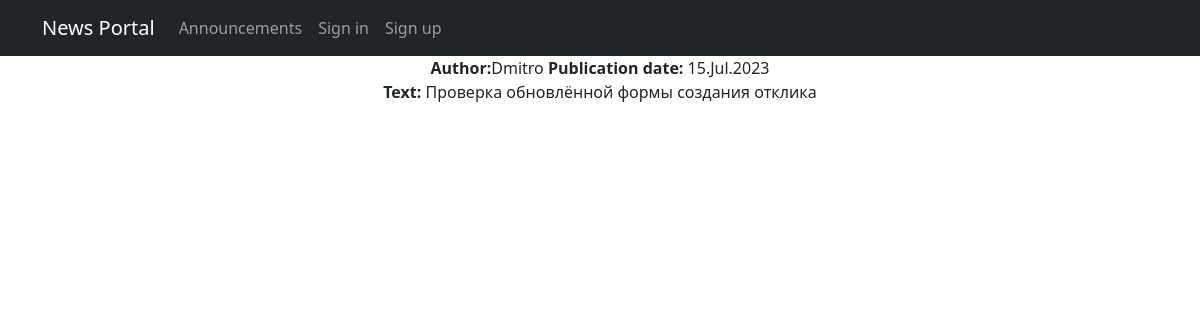
Screenshot of /announcements/response/3 with the database file from the repository.
### board/models.py (models this page shows, shortened)
class Response(models.Model):
    response_post = models.ForeignKey(Announcement, related_name='response', on_delete=models.CASCADE)
    response_user = models.ForeignKey(User, on_delete=models.CASCADE)
    text = models.TextField()
    time_add = models.DateTimeField(auto_now_add=True)
    status = models.BooleanField(default=False)

### board/views.py (the view)
# urls.py: path('response/<int:pk>', ResponseDetail.as_view(), name='response_detail'),
class ResponseDetail(DetailView):
    template_name = 'response_detail.html'
    context_object_name = 'response'
    queryset = Response.objects.all()
    def get_object(self, *args, **kwargs):  # переопределяем метод получения объекта
        self.obj = super().get_object(queryset=self.queryset)
        self.post = self.obj.response_post
        return self.obj
    def get_context_data(self, **kwargs):
        context = super().get_context_data(**kwargs)
        context['is_author'] = self.request.user == self.post.author
        return context

### board/templatetags/custom_filters.py (called while the page is built)
@register.filter()
def censor(text):
    try:
        str(text)
        word_list = text.split()
        for swear in SWEAR_WORDS:
            for i, word in enumerate(word_list):
                if swear[1:] in word:  # проверка со второй буквы, чтобы учесть верхний регистр
                    word_list[i] = word_list[i].replace(word, SWEAR_WORDS[swear])
        return ' '.join(word_list)
    except ValueError:
        print("Ошибка, невозможно применить фильтр к не строковым данным")

### templates/response_detail.html (shortened to what this page needs)
{% extends 'flatpages/default.html' %}
{% load custom_filters %}
{% block content %}
<b>Author:</b>{{ response.response_user }}
<b>Publication date:</b> {{ response.time_add|date:'d.M.Y' }}
<br>
<b>Text:</b> {{ response.text|censor }}
<br>
<br>
{% endblock content %}

### rows the page displays
Response: response_user "Dmitro", time_add "15.Jul.2023", text|censor "Проверка обновлённой формы создания отклика"
